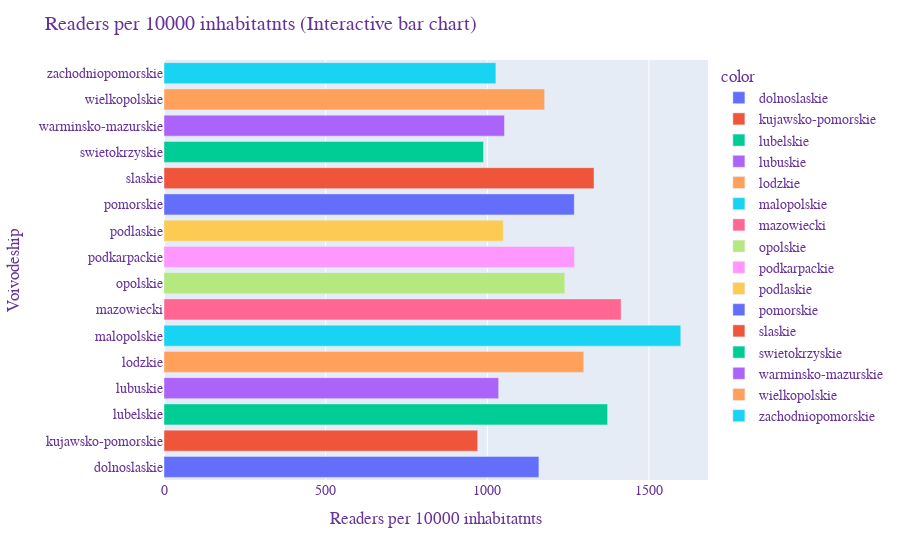

The code cell stored with this chart in its notebook:
### Code cell
# Interactive bar chart with Plotly Express
# Readers per 10000 inhabitatnts

fig3 = px \
        .bar(x = (libraries.Number_of_readers*10000 / population.Total).round(2), 
             y = libraries.Voivodeship, 
             color=libraries.Voivodeship,
            )

fig3.update_layout(
    title='Readers per 10000 inhabitatnts (Interactive bar chart)',
    xaxis_title='Readers per 10000 inhabitatnts',
    yaxis_title='Voivodeship',
    font=dict(
    family="Courier New, monospace",
    size=14,
    color="RebeccaPurple"
    )
)

fig3.show()

### Figure 1 — Plotly figure (JSON) as saved in the notebook; plotly's stock layout.template omitted (floating-point values rounded to 4 significant figures)
{"data": [{"alignmentgroup": "True", "hovertemplate": "color=dolnoslaskie<br>x=%{x}<br>y=%{y}<extra></extra>", "legendgroup": "dolnoslaskie", "marker": {"color": "#636efa", "pattern": {"shape": ""}}, "name": "dolnoslaskie", "offsetgroup": "dolnoslaskie", "orientation": "h", "showlegend": true, "textposition": "auto", "type": "bar", "x": [1160.0], "xaxis": "x", "y": ["dolnoslaskie"], "yaxis": "y"}, {"alignmentgroup": "True", "hovertemplate": "color=kujawsko-pomorskie<br>x=%{x}<br>y=%{y}<extra></extra>", "legendgroup": "kujawsko-pomorskie", "marker": {"color": "#EF553B", "pattern": {"shape": ""}}, "name": "kujawsko-pomorskie", "offsetgroup": "kujawsko-pomorskie", "orientation": "h", "showlegend": true, "textposition": "auto", "type": "bar", "x": [970.2], "xaxis": "x", "y": ["kujawsko-pomorskie"], "yaxis": "y"}, {"alignmentgroup": "True", "hovertemplate": "color=lubelskie<br>x=%{x}<br>y=%{y}<extra></extra>", "legendgroup": "lubelskie", "marker": {"color": "#00cc96", "pattern": {"shape": ""}}, "name": "lubelskie", "offsetgroup": "lubelskie", "orientation": "h", "showlegend": true, "textposition": "auto", "type": "bar", "x": [1372.0], "xaxis": "x", "y": ["lubelskie"], "yaxis": "y"}, {"alignmentgroup": "True", "hovertemplate": "color=lubuskie<br>x=%{x}<br>y=%{y}<extra></extra>", "legendgroup": "lubuskie", "marker": {"color": "#ab63fa", "pattern": {"shape": ""}}, "name": "lubuskie", "offsetgroup": "lubuskie", "orientation": "h", "showlegend": true, "textposition": "auto", "type": "bar", "x": [1035.0], "xaxis": "x", "y": ["lubuskie"], "yaxis": "y"}, {"alignmentgroup": "True", "hovertemplate": "color=lodzkie<br>x=%{x}<br>y=%{y}<extra></extra>", "legendgroup": "lodzkie", "marker": {"color": "#FFA15A", "pattern": {"shape": ""}}, "name": "lodzkie", "offsetgroup": "lodzkie", "orientation": "h", "showlegend": true, "textposition": "auto", "type": "bar", "x": [1298.0], "xaxis": "x", "y": ["lodzkie"], "yaxis": "y"}, {"alignmentgroup": "True", "hovertemplate": "color=malopolskie<br>x=%{x}<br>y=%{y}<extra></extra>", "legendgroup": "malopolskie", "marker": {"color": "#19d3f3", "pattern": {"shape": ""}}, "name": "malopolskie", "offsetgroup": "malopolskie", "orientation": "h", "showlegend": true, "textposition": "auto", "type": "bar", "x": [1598.0], "xaxis": "x", "y": ["malopolskie"], "yaxis": "y"}, {"alignmentgroup": "True", "hovertemplate": "color=mazowiecki<br>x=%{x}<br>y=%{y}<extra></extra>", "legendgroup": "mazowiecki", "marker": {"color": "#FF6692", "pattern": {"shape": ""}}, "name": "mazowiecki", "offsetgroup": "mazowiecki", "orientation": "h", "showlegend": true, "textposition": "auto", "type": "bar", "x": [1414.0], "xaxis": "x", "y": ["mazowiecki"], "yaxis": "y"}, {"alignmentgroup": "True", "hovertemplate": "color=opolskie<br>x=%{x}<br>y=%{y}<extra></extra>", "legendgroup": "opolskie", "marker": {"color": "#B6E880", "pattern": {"shape": ""}}, "name": "opolskie", "offsetgroup": "opolskie", "orientation": "h", "showlegend": true, "textposition": "auto", "type": "bar", "x": [1240.0], "xaxis": "x", "y": ["opolskie"], "yaxis": "y"}, {"alignmentgroup": "True", "hovertemplate": "color=podkarpackie<br>x=%{x}<br>y=%{y}<extra></extra>", "legendgroup": "podkarpackie", "marker": {"color": "#FF97FF", "pattern": {"shape": ""}}, "name": "podkarpackie", "offsetgroup": "podkarpackie", "orientation": "h", "showlegend": true, "textposition": "auto", "type": "bar", "x": [1270.0], "xaxis": "x", "y": ["podkarpackie"], "yaxis": "y"}, {"alignmentgroup": "True", "hovertemplate": "color=podlaskie<br>x=%{x}<br>y=%{y}<extra></extra>", "legendgroup": "podlaskie", "marker": {"color": "#FECB52", "pattern": {"shape": ""}}, "name": "podlaskie", "offsetgroup": "podlaskie", "orientation": "h", "showlegend": true, "textposition": "auto", "type": "bar", "x": [1049.0], "xaxis": "x", "y": ["podlaskie"], "yaxis": "y"}, {"alignmentgroup": "True", "hovertemplate": "color=pomorskie<br>x=%{x}<br>y=%{y}<extra></extra>", "legendgroup": "pomorskie", "marker": {"color": "#636efa", "pattern": {"shape": ""}}, "name": "pomorskie", "offsetgroup": "pomorskie", "orientation": "h", "showlegend": true, "textposition": "auto", "type": "bar", "x": [1269.0], "xaxis": "x", "y": ["pomorskie"], "yaxis": "y"}, {"alignmentgroup": "True", "hovertemplate": "color=slaskie<br>x=%{x}<br>y=%{y}<extra></extra>", "legendgroup": "slaskie", "marker": {"color": "#EF553B", "pattern": {"shape": ""}}, "name": "slaskie", "offsetgroup": "slaskie", "orientation": "h", "showlegend": true, "textposition": "auto", "type": "bar", "x": [1330.0], "xaxis": "x", "y": ["slaskie"], "yaxis": "y"}, {"alignmentgroup": "True", "hovertemplate": "color=swietokrzyskie<br>x=%{x}<br>y=%{y}<extra></extra>", "legendgroup": "swietokrzyskie", "marker": {"color": "#00cc96", "pattern": {"shape": ""}}, "name": "swietokrzyskie", "offsetgroup": "swietokrzyskie", "orientation": "h", "showlegend": true, "textposition": "auto", "type": "bar", "x": [988.0], "xaxis": "x", "y": ["swietokrzyskie"], "yaxis": "y"}, {"alignmentgroup": "True", "hovertemplate": "color=warminsko-mazurskie<br>x=%{x}<br>y=%{y}<extra></extra>", "legendgroup": "warminsko-mazurskie", "marker": {"color": "#ab63fa", "pattern": {"shape": ""}}, "name": "warminsko-mazurskie", "offsetgroup": "warminsko-mazurskie", "orientation": "h", "showlegend": true, "textposition": "auto", "type": "bar", "x": [1053.0], "xaxis": "x", "y": ["warminsko-mazurskie"], "yaxis": "y"}, {"alignmentgroup": "True", "hovertemplate": "color=wielkopolskie<br>x=%{x}<br>y=%{y}<extra></extra>", "legendgroup": "wielkopolskie", "marker": {"color": "#FFA15A", "pattern": {"shape": ""}}, "name": "wielkopolskie", "offsetgroup": "wielkopolskie", "orientation": "h", "showlegend": true, "textposition": "auto", "type": "bar", "x": [1177.0], "xaxis": "x", "y": ["wielkopolskie"], "yaxis": "y"}, {"alignmentgroup": "True", "hovertemplate": "color=zachodniopomorskie<br>x=%{x}<br>y=%{y}<extra></extra>", "legendgroup": "zachodniopomorskie", "marker": {"color": "#19d3f3", "pattern": {"shape": ""}}, "name": "zachodniopomorskie", "offsetgroup": "zachodniopomorskie", "orientation": "h", "showlegend": true, "textposition": "auto", "type": "bar", "x": [1026.0], "xaxis": "x", "y": ["zachodniopomorskie"], "yaxis": "y"}], "layout": {"barmode": "relative", "font": {"color": "RebeccaPurple", "family": "Courier New, monospace", "size": 14}, "legend": {"title": {"text": "color"}, "tracegroupgap": 0}, "margin": {"t": 60}, "title": {"text": "Readers per 10000 inhabitatnts (Interactive bar chart)"}, "xaxis": {"anchor": "y", "domain": [0, 1], "title": {"text": "Readers per 10000 inhabitatnts"}}, "yaxis": {"anchor": "x", "domain": [0, 1], "title": {"text": "Voivodeship"}}}}
